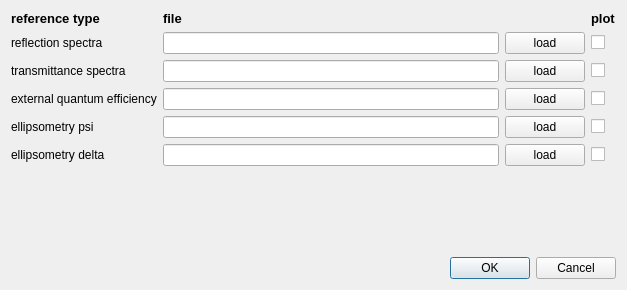
<?xml version="1.0" encoding="UTF-8"?>
<ui version="4.0">
 <class>Dialog</class>
 <widget class="QDialog" name="Dialog">
  <property name="geometry">
   <rect>
    <x>0</x>
    <y>0</y>
    <width>627</width>
    <height>290</height>
   </rect>
  </property>
  <property name="windowTitle">
   <string>Reference definition</string>
  </property>
  <layout class="QVBoxLayout" name="verticalLayout">
   <item>
    <layout class="QGridLayout" name="gridLayout">
     <item row="0" column="3">
      <widget class="QLabel" name="label_4">
       <property name="font">
        <font>
         <pointsize>10</pointsize>
         <weight>75</weight>
         <bold>true</bold>
        </font>
       </property>
       <property name="text">
        <string>plot</string>
       </property>
      </widget>
     </item>
     <item row="1" column="1">
      <widget class="QLineEdit" name="R_LE"/>
     </item>
     <item row="1" column="2">
      <widget class="QPushButton" name="R_PB">
       <property name="text">
        <string>load</string>
       </property>
      </widget>
     </item>
     <item row="0" column="1">
      <widget class="QLabel" name="label_3">
       <property name="font">
        <font>
         <pointsize>10</pointsize>
         <weight>75</weight>
         <bold>true</bold>
        </font>
       </property>
       <property name="text">
        <string>file</string>
       </property>
      </widget>
     </item>
     <item row="1" column="3">
      <widget class="QCheckBox" name="R_CB">
       <property name="text">
        <string/>
       </property>
      </widget>
     </item>
     <item row="0" column="0">
      <widget class="QLabel" name="label_2">
       <property name="font">
        <font>
         <pointsize>10</pointsize>
         <weight>75</weight>
         <bold>true</bold>
        </font>
       </property>
       <property name="text">
        <string>reference type</string>
       </property>
      </widget>
     </item>
     <item row="1" column="0">
      <widget class="QLabel" name="label">
       <property name="text">
        <string>reflection spectra</string>
       </property>
      </widget>
     </item>
     <item row="6" column="3">
      <widget class="QCheckBox" name="psi_CB">
       <property name="text">
        <string/>
       </property>
      </widget>
     </item>
     <item row="3" column="1">
      <widget class="QLineEdit" name="T_LE"/>
     </item>
     <item row="4" column="3">
      <widget class="QCheckBox" name="EQE_CB">
       <property name="text">
        <string/>
       </property>
      </widget>
     </item>
     <item row="4" column="2">
      <widget class="QPushButton" name="EQE_PB">
       <property name="text">
        <string>load</string>
       </property>
      </widget>
     </item>
     <item row="3" column="3">
      <widget class="QCheckBox" name="T_CB">
       <property name="text">
        <string/>
       </property>
      </widget>
     </item>
     <item row="6" column="2">
      <widget class="QPushButton" name="psi_PB">
       <property name="text">
        <string>load</string>
       </property>
      </widget>
     </item>
     <item row="6" column="1">
      <widget class="QLineEdit" name="psi_LE"/>
     </item>
     <item row="4" column="0">
      <widget class="QLabel" name="label_6">
       <property name="text">
        <string>external quantum efficiency</string>
       </property>
      </widget>
     </item>
     <item row="6" column="0">
      <widget class="QLabel" name="label_7">
       <property name="text">
        <string>ellipsometry psi</string>
       </property>
      </widget>
     </item>
     <item row="3" column="0">
      <widget class="QLabel" name="label_5">
       <property name="text">
        <string>transmittance spectra</string>
       </property>
      </widget>
     </item>
     <item row="4" column="1">
      <widget class="QLineEdit" name="EQE_LE"/>
     </item>
     <item row="3" column="2">
      <widget class="QPushButton" name="T_PB">
       <property name="text">
        <string>load</string>
       </property>
      </widget>
     </item>
     <item row="8" column="2">
      <widget class="QPushButton" name="delta_PB">
       <property name="text">
        <string>load</string>
       </property>
      </widget>
     </item>
     <item row="8" column="3">
      <widget class="QCheckBox" name="delta_CB">
       <property name="text">
        <string/>
       </property>
      </widget>
     </item>
     <item row="8" column="0">
      <widget class="QLabel" name="label_8">
       <property name="text">
        <string>ellipsometry delta</string>
       </property>
      </widget>
     </item>
     <item row="8" column="1">
      <widget class="QLineEdit" name="delta_LE"/>
     </item>
    </layout>
   </item>
   <item>
    <spacer name="verticalSpacer">
     <property name="orientation">
      <enum>Qt::Vertical</enum>
     </property>
     <property name="sizeHint" stdset="0">
      <size>
       <width>20</width>
       <height>40</height>
      </size>
     </property>
    </spacer>
   </item>
   <item>
    <widget class="QDialogButtonBox" name="buttonBox">
     <property name="orientation">
      <enum>Qt::Horizontal</enum>
     </property>
     <property name="standardButtons">
      <set>QDialogButtonBox::Cancel|QDialogButtonBox::Ok</set>
     </property>
    </widget>
   </item>
  </layout>
 </widget>
 <resources/>
 <connections>
  <connection>
   <sender>buttonBox</sender>
   <signal>accepted()</signal>
   <receiver>Dialog</receiver>
   <slot>accept()</slot>
   <hints>
    <hint type="sourcelabel">
     <x>248</x>
     <y>254</y>
    </hint>
    <hint type="destinationlabel">
     <x>157</x>
     <y>274</y>
    </hint>
   </hints>
  </connection>
  <connection>
   <sender>buttonBox</sender>
   <signal>rejected()</signal>
   <receiver>Dialog</receiver>
   <slot>reject()</slot>
   <hints>
    <hint type="sourcelabel">
     <x>316</x>
     <y>260</y>
    </hint>
    <hint type="destinationlabel">
     <x>286</x>
     <y>274</y>
    </hint>
   </hints>
  </connection>
 </connections>
</ui>
